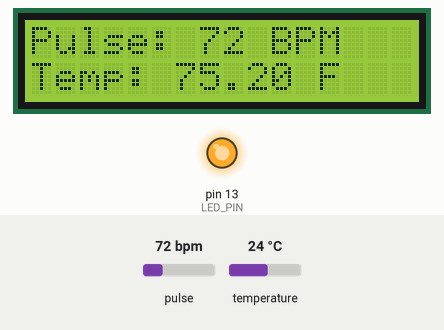
Recording of a sketch running on a simulated Arduino Uno, built with avr-gcc and run on an emulated ATmega328P. Parts: 16×2 character LCD, output pins drawn as LEDs (lit = HIGH). Inputs (shaded band) come from the test bench; at power-on: pulse 72 bpm, temperature 24 °C. What the sketch prints to the serial monitor is not drawn.

Above: at 3.2 s.
3.3 s: pulse set to 42 bpm
At 4.5 s:
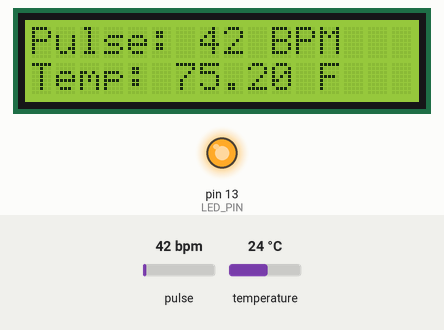
5.4 s: temperature set to 12 °C
At 7.6 s:
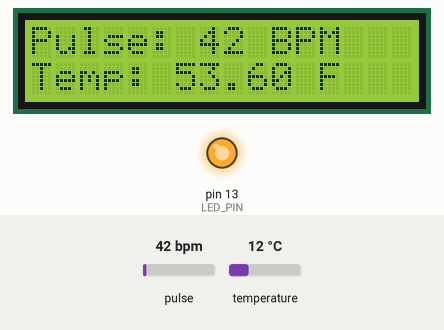
7.9 s: pulse set to 70 bpm
At 10.2 s:
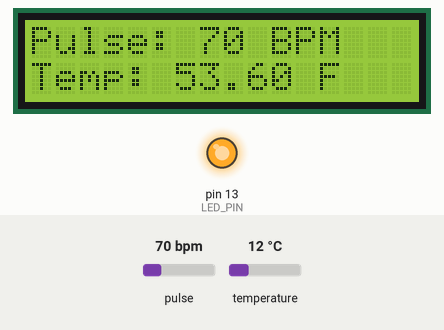
10.7 s: temperature set to 19 °C
At 12.3 s:
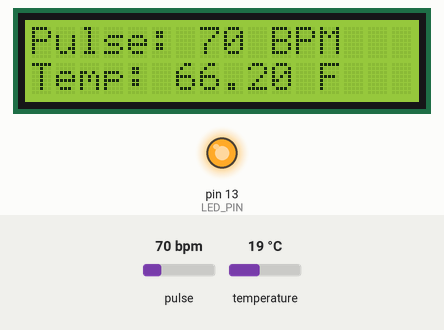
13.3 s: temperature set to 41 °C
At 14.6 s:
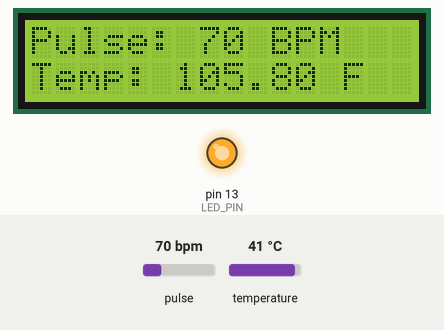
15.4 s: temperature set to 28 °C
At 15.7 s:
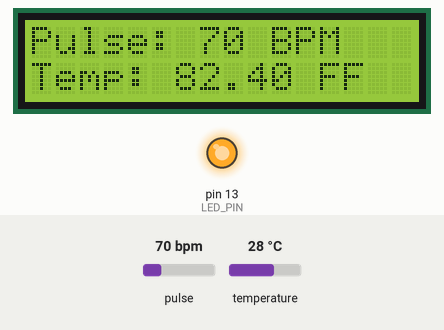
Timing chart, 0 to 18.4 s (numbered marks = the images above; inputs shaded):
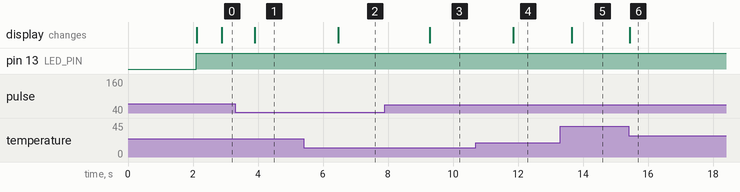

Measured:
- after the input at 3.3 s, the display: changes after 0.61 s (image 1)
- after the input at 5.4 s, the display: changes after 1.1 s (image 2)
- after the input at 7.9 s, the display: changes after 1.4 s (image 3)
- after the input at 10.7 s, the display: changes after 1.2 s (image 4)
- after the input at 13.3 s, the display: changes after 0.35 s (image 5)
- after the input at 15.4 s, the display: changes at once (image 6)

The sketch:

health_monitoring_system.ino
```cpp
// This code is Designed by Prince Kushwaha from COSM Electronics

// Include necessary libraries
#define USE_ARDUINO_INTERRUPTS true
#include <PulseSensorPlayground.h>
#include <LiquidCrystal_I2C.h>
#include <OneWire.h>
#include <DallasTemperature.h>

// LCD setup
LiquidCrystal_I2C lcd(0x27, 16, 2); // LCD address 0x27 for a 16x2 display

// Pulse Sensor
const int PULSE_SENSOR_PIN = A3; // Analog PIN where the Pulse Sensor is connected
const int LED_PIN = 13;          // On-board LED PIN
const int THRESHOLD = 550;       // Threshold for detecting a heartbeat
PulseSensorPlayground pulseSensor;

// DS18B20 Temperature Sensor
#define ONE_WIRE_BUS 2 // Data pin for the DS18B20
OneWire oneWire(ONE_WIRE_BUS);
DallasTemperature sensors(&oneWire);
float bodyTempC = 0.0; // Temperature in Celsius
float bodyTempF = 0.0; // Temperature in Fahrenheit

void setup()
{
  // Initialize Serial Monitor
  Serial.begin(9600);

  // Initialize LCD
  lcd.init();
  lcd.backlight();

  // Configure Pulse Sensor
  pulseSensor.analogInput(PULSE_SENSOR_PIN);
  pulseSensor.blinkOnPulse(LED_PIN);
  pulseSensor.setThreshold(THRESHOLD);

  // Check if Pulse Sensor is initialized
  if (pulseSensor.begin())
  {
    Serial.println("PulseSensor object created successfully!");
  }

  // Initialize DS18B20 Sensor
  sensors.begin();

  // Welcome message
  lcd.setCursor(0, 0);
  lcd.print("Health Monitor");
  delay(2000);
  lcd.clear();
}

void loop()
{
  // Read the current BPM
  int currentBPM = pulseSensor.getBeatsPerMinute();

  // Check if a heartbeat is detected
  if (pulseSensor.sawStartOfBeat())
  {
    Serial.println("♥ A HeartBeat Happened!");
    Serial.print("BPM: ");
    Serial.println(currentBPM);

    // Display heart rate on the LCD
    lcd.setCursor(0, 0);
    lcd.print("Pulse: ");
    lcd.print(currentBPM);
    lcd.print(" BPM ");
  }

  // Read body temperature
  sensors.requestTemperatures();
  bodyTempC = sensors.getTempCByIndex(0); // Read temperature in Celsius
  bodyTempF = bodyTempC * 1.8 + 32;       // Convert Celsius to Fahrenheit

  // Display body temperature on the LCD
  lcd.setCursor(0, 1);
  lcd.print("Temp: ");
  lcd.print(bodyTempF);
  lcd.print(" F");

  // Print temperature to the Serial Monitor
  Serial.print("Body Temp (C): ");
  Serial.print(bodyTempC);
  Serial.print(" | Body Temp (F): ");
  Serial.println(bodyTempF);

  // Add a small delay for readability
  delay(1000);
}
```
